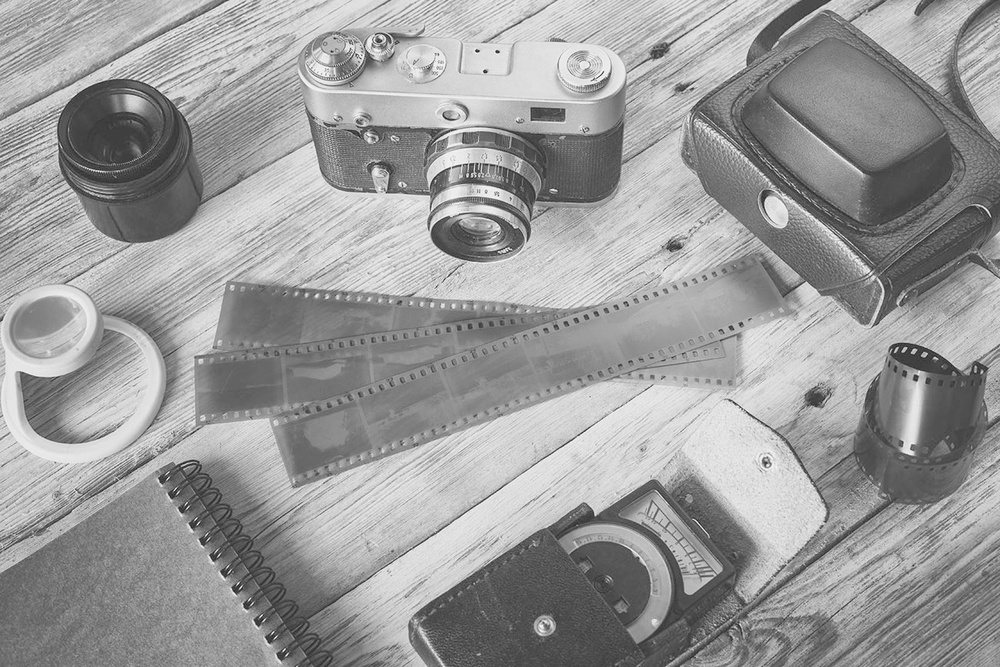
#> input picture vizeodev/gamma.jpg, 1000 x 667 px, shrunk from 1300 x 867 before the run
$ jupyter execute gamma1.ipynb
#> lines starting #> are read from the running program, lines starting #| are printed output that depends on the picture
[cell 1]
import numpy as np
import cv2

img =  cv2.imread("gamma.jpg")
#> img is the input picture: shape (667, 1000, 3); min 20, max 255, mean 154.7
gamma3=np.array(255*(img / 255) ** 3.0, dtype = 'uint8')
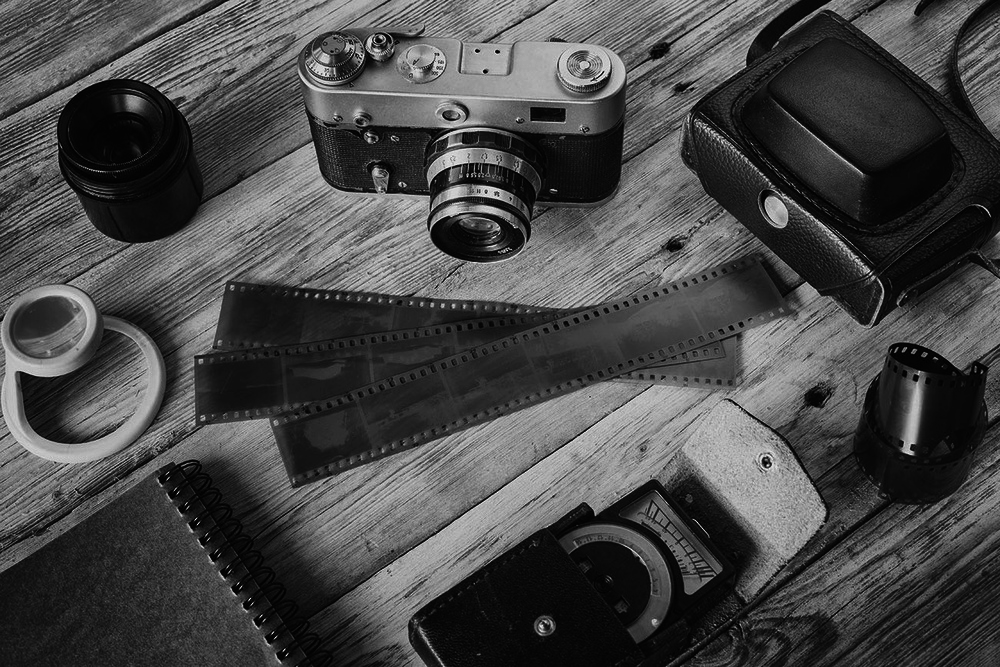
#> gamma3: shape (667, 1000, 3); min 0, max 255, mean 72.2
gamma4=np.array(255*(img / 255) ** 4.0, dtype = 'uint8')
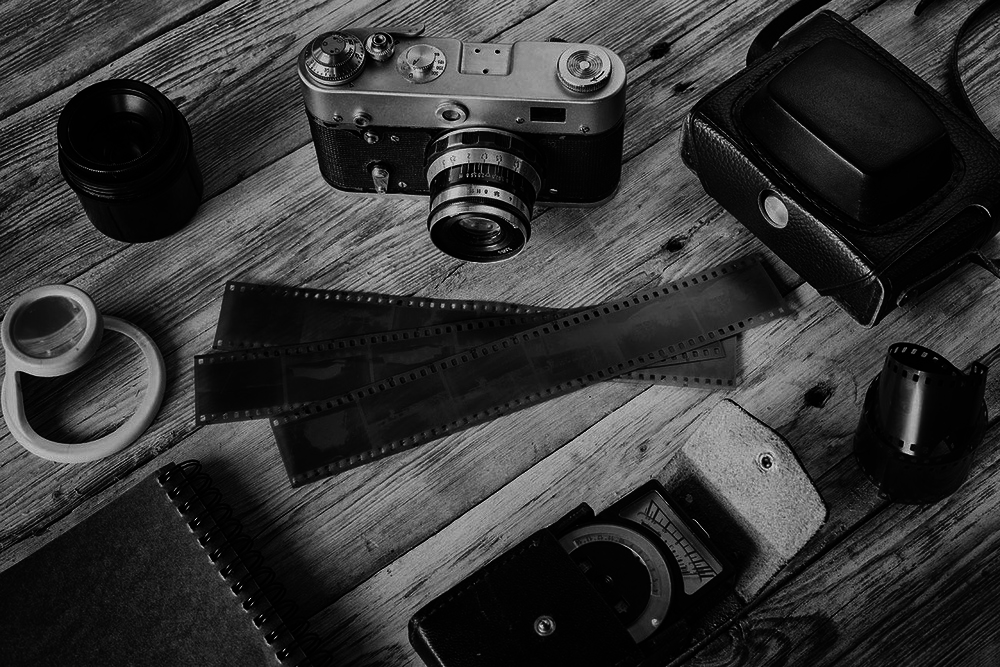
#> gamma4: shape (667, 1000, 3); min 0, max 255, mean 53.4
gamma5=np.array(255*(img / 255) ** 5.0, dtype = 'uint8')
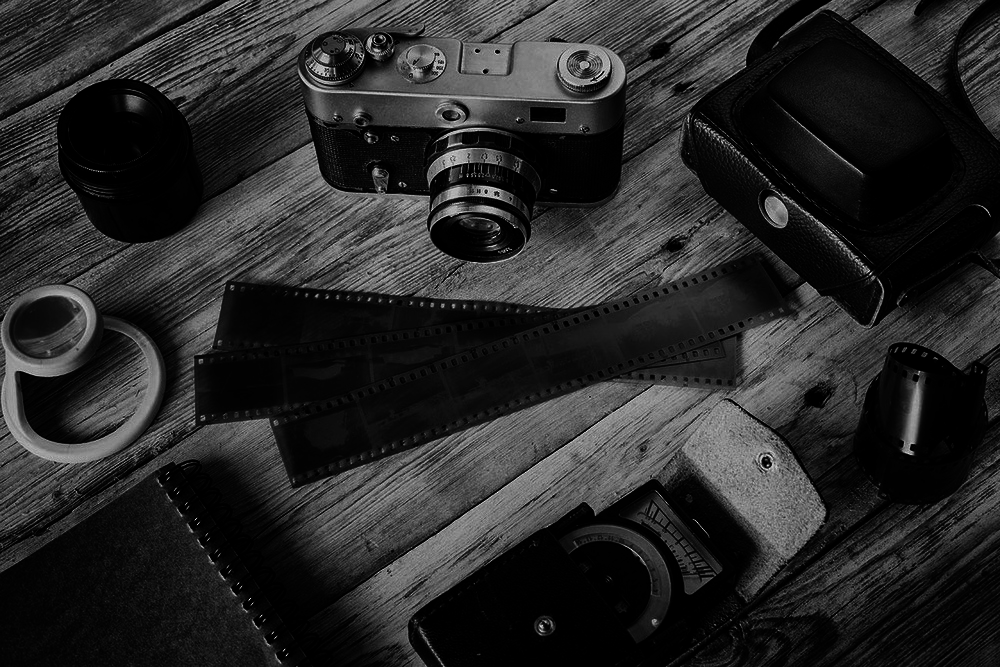
#> gamma5: shape (667, 1000, 3); min 0, max 255, mean 40.7
cv2.imshow("Original - Gamma 3.0-4.0-5.0", np.hstack((img,gamma3,gamma4,gamma5)))
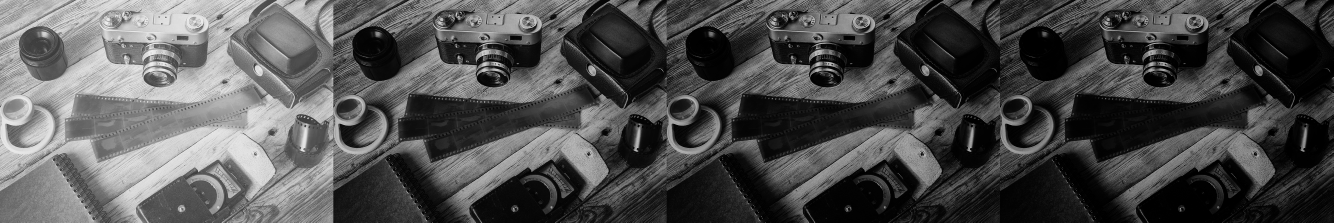
#> window 'Original - Gamma 3.0-4.0-5.0': shape (667, 4000, 3) (shown at 1/3 size); min 0, max 255, mean 80.3
cv2.waitKey(0)
cv2.destroyAllWindows()
